Frame 1 (no input): blank canvas, image omitted
Frame 60 (the mouse pressed at the canvas centre just before this capture): blank canvas, image omitted
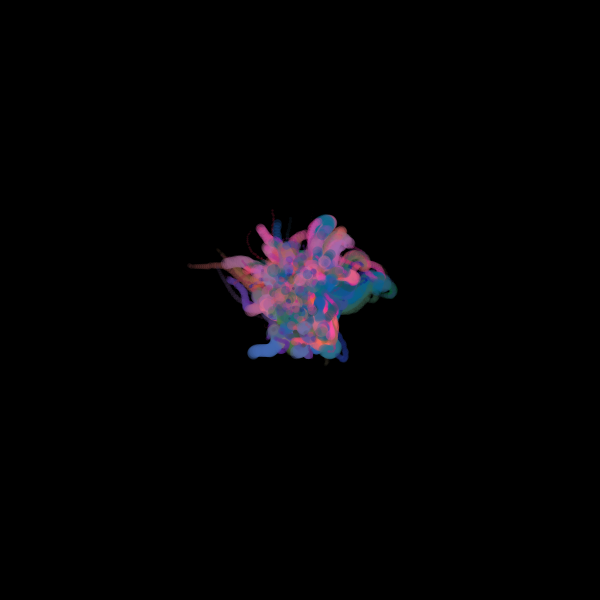
Frame 120 (the mouse held since frame 60 and released just before this capture)

The Processing sketch whose frames 1 and 60 were blank and that drew this single picture after the mouse press (run headless with seeded random() and noise(); from frame 60 on, the mouse is pressed at the canvas centre):

// Processing sketch: NoiseDrag_CaseStudy
// ── NoiseDrag_CaseStudy.pde
//Raven Kwok aka Guo, Ruiwen
//ravenkwok.com
//twitter.com/ravenkwok
//vimeo.com/ravenkwok
//ravenkwok.tumblr.com
//flickr.com/photos/ravenkwok

//mods made by Dan Tapper 15/09/22
//original: https://openprocessing.org/sketch/1624111

ArrayList<Particle> pts;
boolean onPressed, BG = true;
void setup() {
  size(600, 600);
  smooth();
  //colorMode(HSB);
  rectMode(CENTER);

  pts = new ArrayList<Particle>();

  background(0);
}

void draw() {
  if (BG) ;

  if (onPressed) {
    for (int i=0; i<10; i++) {
      Particle newP = new Particle(mouseX, mouseY, i+pts.size(), i+pts.size());
      pts.add(newP);
    }
  }

  for (int i=pts.size()-1; i>-1; i--) {
    Particle p = pts.get(i);
    if (p.dead) {
      pts.remove(i);
    } else {
      p.update();
      p.display();
    }
  }
}

//input/controls

void mousePressed() {
  onPressed = true;
  if (BG) {
    background(0);
    BG = false;
  }
}

void mouseReleased() {
  onPressed = false;
}

void keyPressed() {
  if (key == 'c') {
    for (int i=pts.size()-1; i>-1; i--) {
      Particle p = pts.get(i);
      pts.remove(i);
    }
    background(0);
  }

  if (key == 's') {
    save("out.png");
  }
}

// ── particle.pde
class Particle {
  PVector loc, vel, acc;
  int lifeSpan, passedLife;
  boolean dead;
  float alpha, weight, weightRange, decay, xOfst, yOfst;
  color c;

  Particle(float x, float y, float xOfst, float yOfst) {
    loc = new PVector(x, y);

    float randDegrees = random(360);
    vel = new PVector(cos(radians(randDegrees)), sin(radians(randDegrees)));
    vel.mult(random(5));

    acc = new PVector(0, 0);
    lifeSpan = int(random(30, 180));
    decay = random(0.75, 0.9);

    weightRange = random(3, 20);

    c = color(map(randDegrees, 0, 360, 0, 255), weightRange*6, lifeSpan);


    this.xOfst = xOfst;
    this.yOfst = yOfst;
  }

  void update() {
    if (passedLife>=lifeSpan) {
      dead = true;
    } else {
      passedLife++;
    }

    alpha = float(lifeSpan-passedLife)/lifeSpan * 120;
    weight = float(lifeSpan-passedLife)/lifeSpan * weightRange;

    acc.set(0, 0);

    float rn = (noise((loc.x+frameCount+xOfst)*.01, (loc.y+frameCount+yOfst)*.01)-.5)*TWO_PI*4;
    float mag = noise((loc.y-frameCount)*.01, (loc.x-frameCount)*.01);
    PVector dir = new PVector(cos(rn), sin(rn));
    acc.add(dir);
    acc.mult(mag);

    float randRn = random(TWO_PI);
    PVector randV = new PVector(cos(randRn), sin(randRn));
    randV.mult(.25);
    acc.add(randV);

    vel.add(acc);
    vel.mult(decay);
    vel.limit(3);
    loc.add(vel);
  }

  void display() {
    strokeWeight(weight+1.5);
    stroke(0, alpha);
    //point(loc.x, loc.y);

    strokeWeight(weight);
    stroke(c, alpha);
    point(loc.x, loc.y);
  }
}
